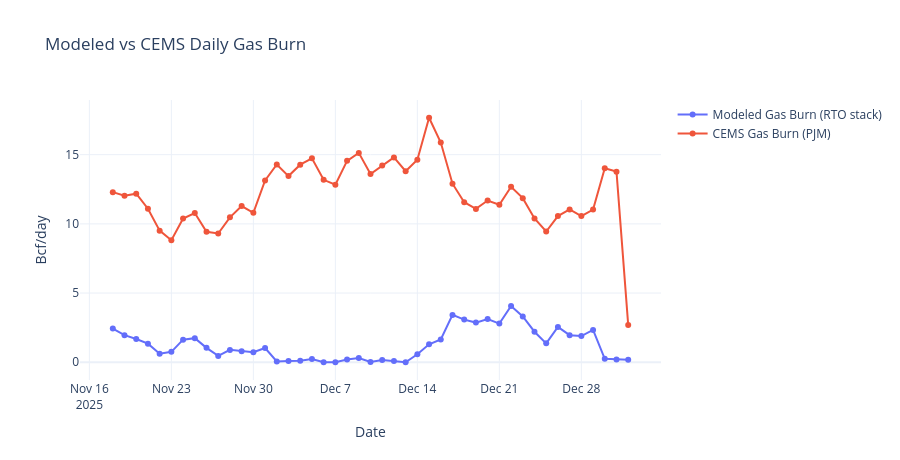

Notebook code for this chart:
### Code cell
fig = go.Figure()
fig.add_trace(
    go.Scatter(
        x=cems_compare["date"],
        y=cems_compare["modeled_gas_bcf"],
        mode="lines+markers",
        name="Modeled Gas Burn (RTO stack)",
    )
)
fig.add_trace(
    go.Scatter(
        x=cems_compare["date"],
        y=cems_compare["gas_burn_bcfd"],
        mode="lines+markers",
        name="CEMS Gas Burn (PJM)",
    )
)
fig.update_layout(
    title="Modeled vs CEMS Daily Gas Burn",
    xaxis_title="Date",
    yaxis_title="Bcf/day",
    template="plotly_white",
    height=460,
)
fig.show()

### Figure 1 — Plotly figure (JSON) as saved in the notebook; plotly's stock layout.template omitted (floating-point values rounded to 4 significant figures)
{"data": [{"mode": "lines+markers", "name": "Modeled Gas Burn (RTO stack)", "type": "scatter", "x": ["2025-11-18", "2025-11-19", "2025-11-20", "2025-11-21", "2025-11-22", "2025-11-23", "2025-11-24", "2025-11-25", "2025-11-26", "2025-11-27", "2025-11-28", "2025-11-29", "2025-11-30", "2025-12-01", "2025-12-02", "2025-12-03", "2025-12-04", "2025-12-05", "2025-12-06", "2025-12-07", "2025-12-08", "2025-12-09", "2025-12-10", "2025-12-11", "2025-12-12", "2025-12-13", "2025-12-14", "2025-12-15", "2025-12-16", "2025-12-17", "2025-12-18", "2025-12-19", "2025-12-20", "2025-12-21", "2025-12-22", "2025-12-23", "2025-12-24", "2025-12-25", "2025-12-26", "2025-12-27", "2025-12-28", "2025-12-29", "2025-12-30", "2025-12-31", "2026-01-01"], "y": [2.433, 1.957, 1.68, 1.343, 0.6118, 0.751, 1.634, 1.74, 1.041, 0.4605, 0.8938, 0.8029, 0.7181, 1.029, 0.06109, 0.08439, 0.1085, 0.2405, 0.0, 0.0, 0.192, 0.3056, 0.02292, 0.1677, 0.08903, 0.0, 0.5788, 1.293, 1.646, 3.423, 3.082, 2.866, 3.12, 2.792, 4.062, 3.307, 2.206, 1.365, 2.548, 1.955, 1.896, 2.333, 0.2489, 0.1974, 0.1783]}, {"mode": "lines+markers", "name": "CEMS Gas Burn (PJM)", "type": "scatter", "x": ["2025-11-18", "2025-11-19", "2025-11-20", "2025-11-21", "2025-11-22", "2025-11-23", "2025-11-24", "2025-11-25", "2025-11-26", "2025-11-27", "2025-11-28", "2025-11-29", "2025-11-30", "2025-12-01", "2025-12-02", "2025-12-03", "2025-12-04", "2025-12-05", "2025-12-06", "2025-12-07", "2025-12-08", "2025-12-09", "2025-12-10", "2025-12-11", "2025-12-12", "2025-12-13", "2025-12-14", "2025-12-15", "2025-12-16", "2025-12-17", "2025-12-18", "2025-12-19", "2025-12-20", "2025-12-21", "2025-12-22", "2025-12-23", "2025-12-24", "2025-12-25", "2025-12-26", "2025-12-27", "2025-12-28", "2025-12-29", "2025-12-30", "2025-12-31", "2026-01-01"], "y": [12.29, 12.04, 12.18, 11.09, 9.511, 8.815, 10.38, 10.78, 9.432, 9.302, 10.47, 11.28, 10.8, 13.14, 14.29, 13.45, 14.28, 14.74, 13.18, 12.83, 14.56, 15.13, 13.6, 14.22, 14.8, 13.8, 14.64, 17.67, 15.88, 12.91, 11.56, 11.08, 11.69, 11.38, 12.68, 11.86, 10.4, 9.449, 10.56, 11.04, 10.56, 11.04, 14.02, 13.77, 2.699]}], "layout": {"height": 460, "title": {"text": "Modeled vs CEMS Daily Gas Burn"}, "xaxis": {"title": {"text": "Date"}}, "yaxis": {"title": {"text": "Bcf/day"}}}}
